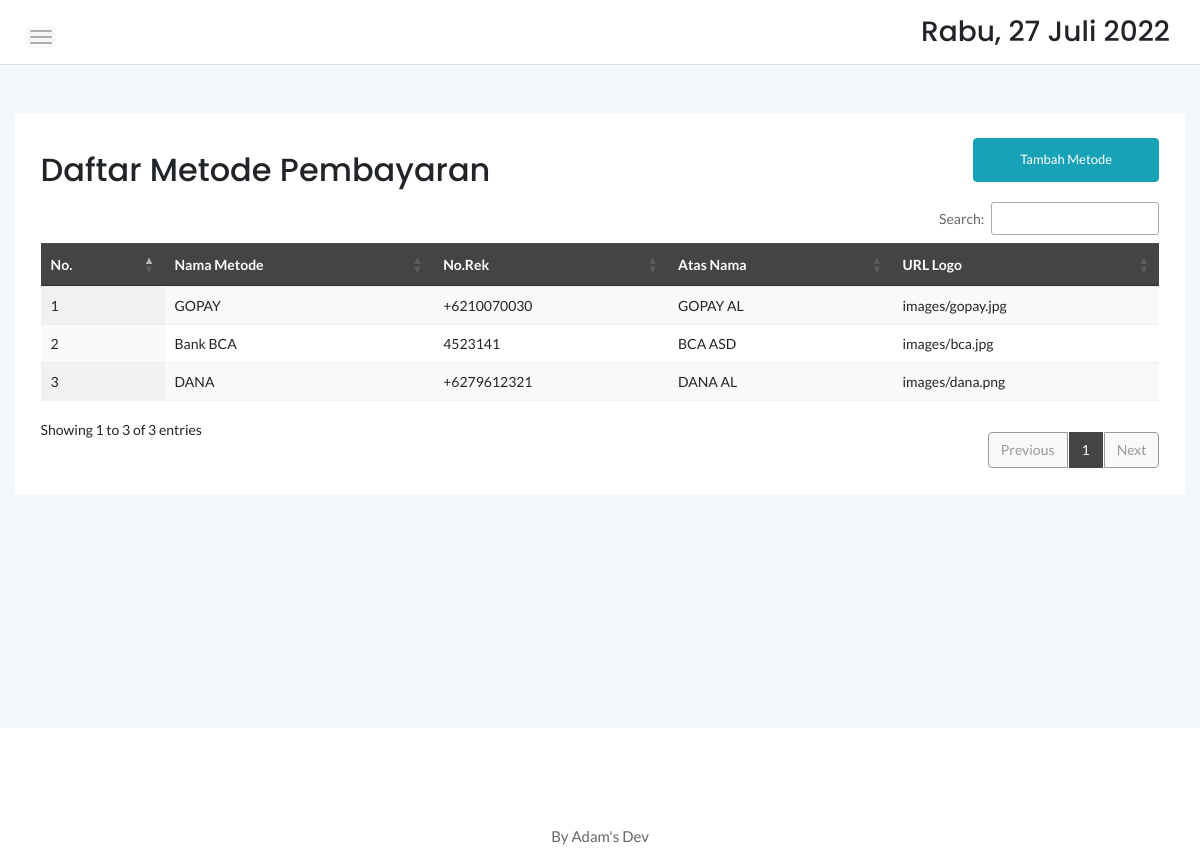
The page /admin/pembayaran.php on the database as committed earlier.
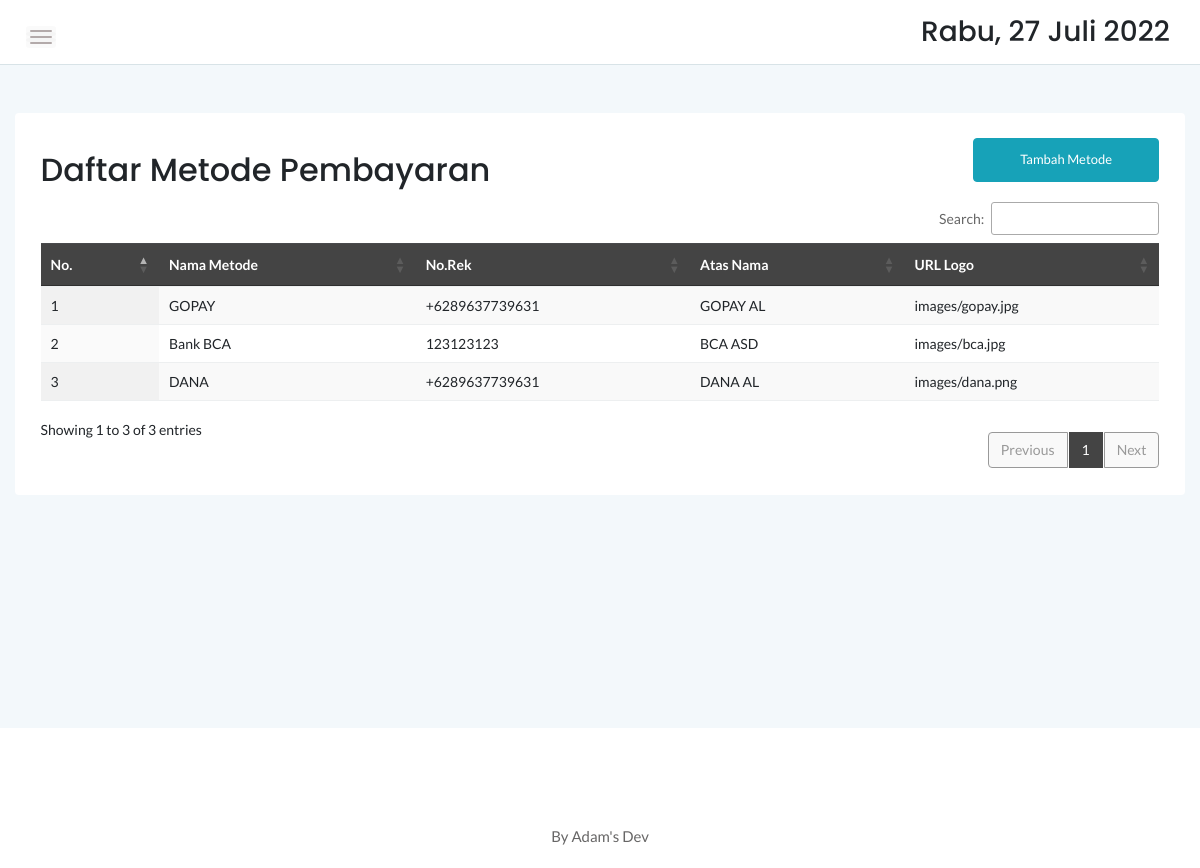
The same page on the database as committed later.
### tables this page shows
CREATE TABLE `pembayaran` (
  `no` int(11) NOT NULL,
  `metode` varchar(25) NOT NULL,
  `norek` varchar(25) NOT NULL,
  `logo` text DEFAULT NULL,
  `an` varchar(20) NOT NULL
);

### admin/pembayaran.php (the view, shortened to what the changed rows need)
<?php
include '../dbconnect.php';
?>
<!doctype html>
<html class="no-js" lang="en">
<head>
    <link rel="stylesheet" href="assets/css/bootstrap.min.css">
    <link rel="stylesheet" href="assets/css/font-awesome.min.css">
    <link rel="stylesheet" href="assets/css/themify-icons.css">
    <link rel="stylesheet" href="assets/css/metisMenu.css">
    <link rel="stylesheet" href="assets/css/owl.carousel.min.css">
    <link rel="stylesheet" href="assets/css/slicknav.min.css">
    <link rel="stylesheet" href="https://www.amcharts.com/lib/3/plugins/export/export.css" type="text/css" media="all" />
    <link rel="stylesheet" type="text/css" href="https://cdn.datatables.net/1.10.20/css/jquery.dataTables.min.css">
    <link rel="stylesheet" type="text/css" href="https://cdn.datatables.net/1.10.20/css/jquery.dataTables.css">
    <link rel="stylesheet" type="text/css" href="https://cdn.datatables.net/1.10.20/css/dataTables.bootstrap4.min.css">
    <link rel="stylesheet" type="text/css" href="https://cdn.datatables.net/responsive/2.2.3/css/responsive.bootstrap.min.css">
    <link rel="stylesheet" type="text/css" href="https://cdn.datatables.net/responsive/2.2.3/css/responsive.jqueryui.min.css">
    <link rel="stylesheet" type="text/css" href="https://cdn.datatables.net/buttons/1.5.2/css/buttons.dataTables.min.css">
    <link rel="stylesheet" href="assets/css/typography.css">
    <link rel="stylesheet" href="assets/css/default-css.css">
    <link rel="stylesheet" href="assets/css/styles.css">
    <link rel="stylesheet" href="assets/css/responsive.css">
</head>
<body>
    <div class="page-container">
        <div class="main-content">
            <div class="main-content-inner">
                <div class="row mt-5 mb-5">
                    <div class="col-12">
                        <div class="card">
                            <div class="card-body">
                                <div class="d-sm-flex justify-content-between align-items-center">
                                    <h2>Daftar Metode Pembayaran</h2>
                                </div>
                                <div class="data-tables datatable-dark">
                                    <table id="dataTable3" class="display" style="width:100%">
                                        <thead class="thead-dark">
                                            <tr>
                                                <th>No.</th>
                                                <th>Nama Metode</th>
                                                <th>No.Rek</th>
                                                <th>Atas Nama</th>
                                                <th>URL Logo</th>
                                            </tr>
                                        </thead>
                                        <tbody>
                                            <?php
                                            $brgs = mysqli_query($conn, "SELECT * FROM pembayaran ORDER BY no ASC");
                                            $no = 1;
                                            while ($p = mysqli_fetch_array($brgs)) {
                                            ?>
                                                <tr>
                                                    <td><?= $no++ ?></td>
                                                    <td><?= $p['metode'] ?></td>
                                                    <td><?= $p['norek'] ?></td>
                                                    <td><?= $p['an'] ?></td>
                                                    <td><?= $p['logo'] ?></td>
                                                </tr>
                                            <?php
                                            }
                                            ?>
                                        </tbody>
                                    </table>
                                </div>
                            </div>
                        </div>
                    </div>
                </div>
            </div>
        </div>
    </div>
</body>
</html>

Rows that differ between the two databases and show on the page:
changed pembayaran "GOPAY": norek "+6210070030" → "+6289637739631"
changed pembayaran "Bank BCA": norek "4523141" → "123123123"
changed pembayaran "DANA": norek "+6279612321" → "+6289637739631"
